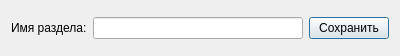
<?xml version="1.0" encoding="UTF-8"?>
<ui version="4.0">
 <class>QCreateRootItemBox</class>
 <widget class="QDialog" name="QCreateRootItemBox">
  <property name="geometry">
   <rect>
    <x>0</x>
    <y>0</y>
    <width>400</width>
    <height>56</height>
   </rect>
  </property>
  <property name="windowTitle">
   <string>Dialog</string>
  </property>
  <layout class="QHBoxLayout" name="horizontalLayout_2">
   <item>
    <layout class="QHBoxLayout" name="hLayout">
     <item>
      <widget class="QLabel" name="label">
       <property name="text">
        <string>Имя раздела:</string>
       </property>
      </widget>
     </item>
     <item>
      <widget class="QLineEdit" name="lineEdit"/>
     </item>
     <item>
      <widget class="QPushButton" name="pushButton_Save">
       <property name="text">
        <string>Сохранить</string>
       </property>
       <property name="default">
        <bool>true</bool>
       </property>
      </widget>
     </item>
    </layout>
   </item>
  </layout>
 </widget>
 <resources/>
 <connections/>
</ui>
